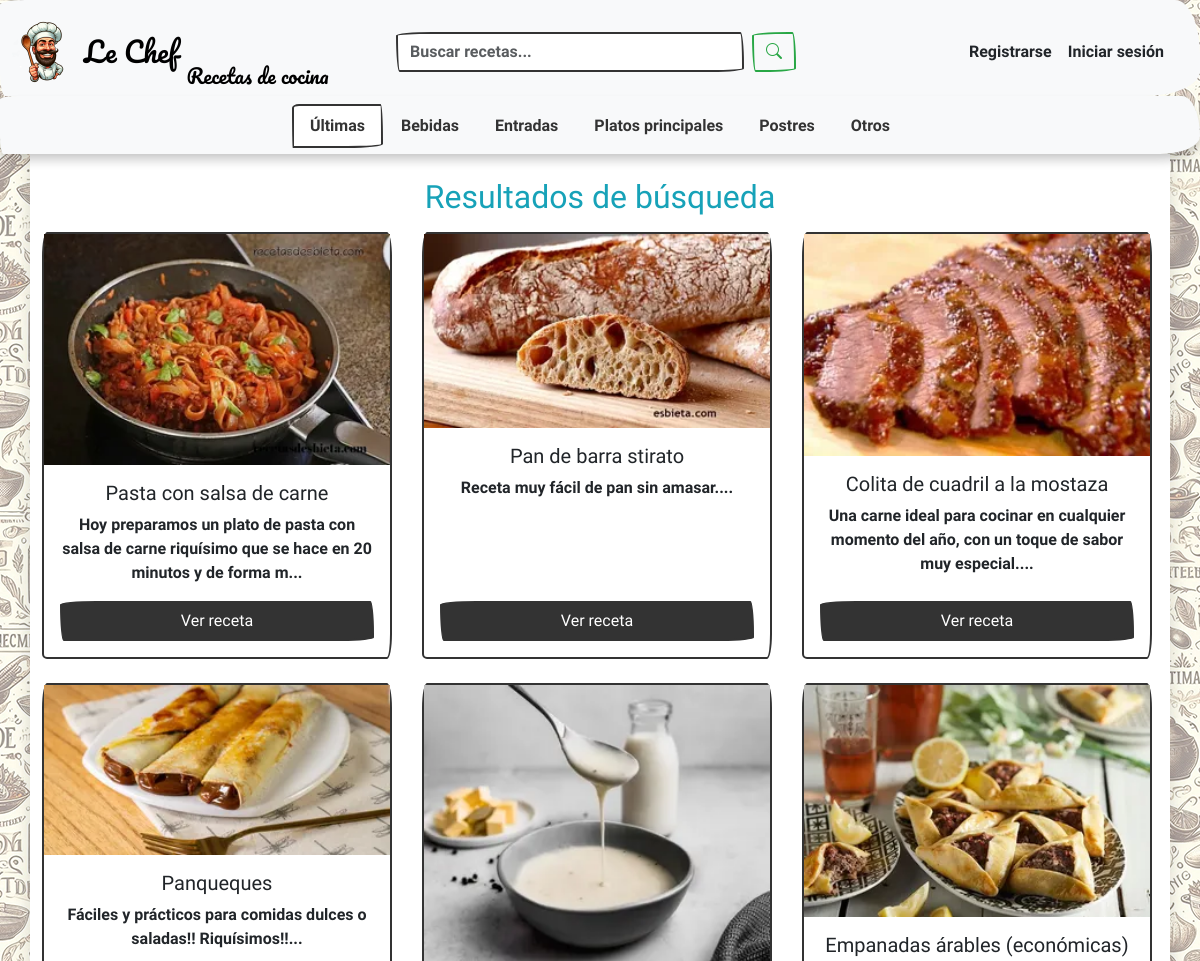
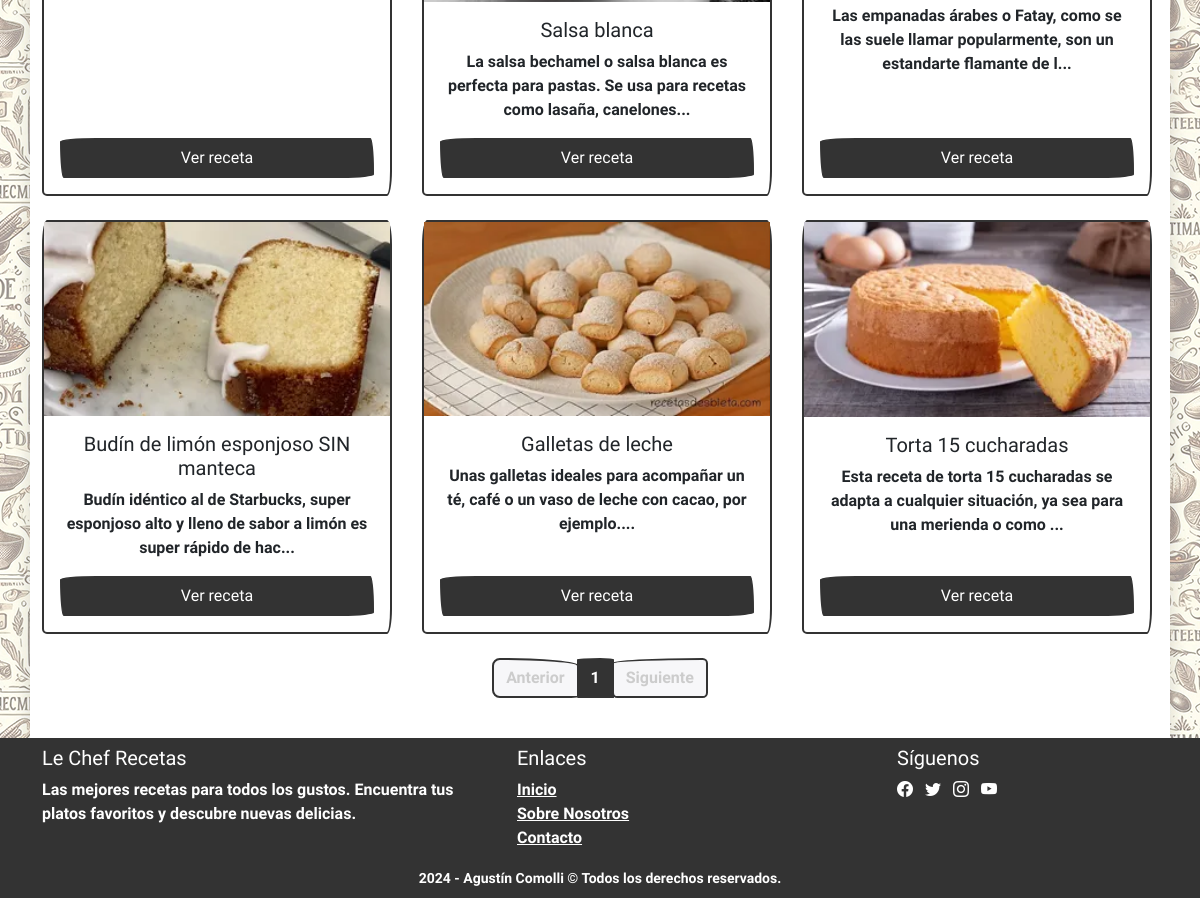
Screenshot of /search with the database file from the repository (2 pictures, top to bottom).
### app/models/categories.py (models this page shows, shortened)
class Category(db.Model):
    __tablename__ = "categories"
    id = db.Column(db.Integer, primary_key=True)
    name = db.Column(db.String(30), nullable=False)
    image_url = db.Column(db.String(200), nullable=False)
    recipes = db.relationship("Recipe", back_populates="category",
                              lazy="dynamic", cascade="all, delete-orphan")

### app/models/recipes.py (models this page shows, shortened)
class Recipe(db.Model):
    __tablename__ = "recipes"
    id = db.Column(db.Integer, primary_key=True)
    title = db.Column(db.String(), nullable=False)
    description = db.Column(db.String(100))
    created_at = db.Column(db.DateTime(), nullable=False,
                           server_default=db.func.current_timestamp())
    image_url = db.Column(db.String(200), nullable=False)
    servings = db.Column(db.Integer)
    prep_time = db.Column(db.Integer)
    prep_time_unit = db.Column(db.String(10))
    cook_time = db.Column(db.Integer)
    cook_time_unit = db.Column(db.String(10))
    user_id = db.Column(db.Integer, db.ForeignKey("users.id"), nullable=False)
    user = db.relationship("User", back_populates="recipes")
    category_id = db.Column(db.Integer, db.ForeignKey("categories.id"),
                            nullable=False)
    category = db.relationship("Category", back_populates="categories")
    ingredients = db.relationship("Ingredient", back_populates="recipe",
                                  lazy="dynamic", cascade="all, delete-orphan")
    steps = db.relationship("Step", back_populates="step",
                            lazy="dynamic", cascade="all, delete-orphan")

### app/routes/main.py (the view)
@main.route("/search", methods=["GET"])
def search():
    query = request.args.get("query")
    page = request.args.get("page", 1, type=int)
    per_page = 20
    recipes, total_count = get_recipes(page, per_page, search_query=query)
    total_pages = ceil(total_count / per_page)
    return render_template('search.html',
                           recipes=recipes,
                           query=query,
                           page=page,
                           total_pages=total_pages)

### app/utils/database.py (called while the page is built)
def get_categories() -> list[str]:
    result = db.session.execute(text("SELECT * FROM categories;"))
    categories = [{"id": category[0], "name": category[1], "image_url": category[2]}
                  for category in result.fetchall()]
    return categories

### app/templates/search.html (shortened to what this page needs)
{% extends "base.html" %}
{% block main %}
{% if recipes|length == 0 %}
<div class="text-center mt-3">
    <img src="{{ url_for('static', filename='images/no-recipes.webp') }}" width="300px" alt="No hay recetas"
        class="img-fluid mb-4 rounded shadow-lg">
    <h2 class="text-danger">No se encontraron resultados para tu búsqueda</h2>
</div>
{% else %}
<h2 class="mb-3 text-info">Resultados de búsqueda</h2>
<div class="row justify-content-center">
    {% for recipe in recipes %}
    <div class="col-md-4 mb-4">
        <div class="card h-100">
            <img src="{{ recipe.image_url }}" alt="{{ recipe.title }}">
            <div class="card-body d-flex flex-column">
                <h5 class="card-title">{{ recipe.title }}</h5>
                <p class="card-text flex-grow-1">{{ recipe.description[:100] }}...</p>
                <a href="{{ url_for('main.view_recipe', recipe_id=recipe.id) }}" class="btn btn-primary mt-auto">Ver
                    receta</a>
            </div>
        </div>
    </div>
    {% endfor %}
</div>
<nav aria-label="Page navigation">
    <ul class="pagination justify-content-center">
        <li class="page-item {% if page == 1 %}disabled{% endif %}">
            <a class="page-link" href="{{ url_for('main.search', q=query, page=page-1) if page > 1 else '#' }}"
                tabindex="-1" {% if page==1 %}aria-disabled="true" {% endif %}>Anterior</a>
        </li>
        {% for i in range(1, total_pages + 1) %}
        <li class="page-item {% if page == i %}active{% endif %}">
            <a class="page-link" href="{{ url_for('main.search', q=query, page=i) }}">{{ i }}</a>
        </li>
        {% endfor %}
        <li class="page-item {% if page == total_pages %}disabled{% endif %}">
            <a class="page-link" href="{{ url_for('main.search', q=query, page=page+1) if page < total_pages else '#' }}"
                {% if page==total_pages %}aria-disabled="true" {% endif %}>Siguiente</a>
        </li>
    </ul>
</nav>
{% endif %}
{% endblock %}

### app/templates/base.html (shortened to what this page needs)
<!DOCTYPE html>
<html lang="es">
<head>
  <link rel="stylesheet" href="{{ url_for('static', filename='styles/bootstrap/bootstrap.min.css') }}">
  <link rel="stylesheet" href="{{ url_for('static', filename='styles/bootstrap/bootstrap-icons.min.css') }}">
  <link rel="stylesheet" href="{{ url_for('static', filename='/styles/styles.css') }}">
</head>
<body class="d-flex flex-column justify-content-center min-vh-100">
  <header>
    <nav class="navbar navbar-expand-lg bg-body-tertiary pb-0 border-0">
      <div class="container-fluid">
        <div class="d-flex align-items-center justify-content-between w-100">
          <div class="equal-width d-flex justify-content-start">
            <a href="/" class="navbar-brand d-flex align-items-center">
              <img class="rounded-circle" src="{{ url_for('static', filename='images/le-chef.webp') }}" alt="Logo"
                height="64" width="64">
              <span class="ms-2 fs-3">Le Chef</span>
              <span class="mt-5 ms-2 fs-5 align-self-end d-none d-lg-inline fw-light">Recetas de cocina</span>
            </a>
          </div>
          <form class="d-none d-sm-flex mx-2 mt-2 mt-lg-0 search-bar" role="search"
            action="{{ url_for('main.search') }}" method="GET">
            <input name="query" class="form-control me-2" type="search" placeholder="Buscar recetas..." aria-label="Search">
            <button class="btn btn-outline-success" type="submit">
              <i class="bi bi-search"></i>
            </button>
          </form>
          <div class="equal-width d-flex justify-content-end align-items-center">
            {% if session["user_id"] %}
            <div class="d-none d-sm-flex me-3 align-items-center">
              <ul class="navbar-nav ms-auto">
                <li class="nav-item"><a href="/recipe/new" class="nav-link">Agregar receta</a></li>
                <li class="nav-item"><a href="/my_recipes" class="nav-link">Mis recetas</a></li>
              </ul>
              <ul class="navbar-nav ms-auto mt-2">
                <li class="nav-item dropdown" title="User Info">
                  <a class="nav-link dropdown-toggle" href="#" role="button" data-bs-toggle="dropdown"
                    aria-expanded="false">
                    <img class="border border-warning rounded-circle bg-warning bg-opacity-25 p-1"
 alt="Imagen de perfil" width="48"
                      height="48" title="{{ session['username'] }}">
                  </a>
                  <ul class="dropdown-menu dropdown-menu-end">
                    <li class="nav-item"><a class="dropdown-item" href="/account">Mi cuenta</a></li>
                    <li>
                      <hr class="dropdown-divider">
                    </li>
                    <li class="nav-item"><a class="dropdown-item" href="/logout">Cerrar sesión</a></li>
                  </ul>
                </li>
              </ul>
            </div>
            {% else %}
            <div class="d-none d-lg-flex me-3">
              <a href="/register" class="nav-link me-3">Registrarse</a>
              <a href="/login" class="nav-link">Iniciar sesión</a>
            </div>
            {% endif %}
          </div>
        </div>
      </div>
    </nav>
    <nav class="navbar bg-body-tertiary border-0 pt-0" id="categories">
      <div class="container-fluid">
        <ul class="nav nav-tabs border-bottom-0 justify-content-center w-100 mt-2">
          <li class="nav-item">
            <a class="nav-link {% if not current_category %}active{% endif %}"
              href="{{ url_for('main.index') }}">Últimas</a>
          </li>
          {% for category in categories %}
          <li class="nav-item">
            <a class="nav-link {% if current_category == category.id %}active{% endif %}"
              href="{{ url_for('main.index', category_id=category.id) }}">{{ category.name }}</a>
          </li>
          {% endfor %}
        </ul>
      </div>
    </nav>
  </header>
  <main class="flex-grow-1 container py-4 text-center sm-border shadow">
    {% block main %}
    {% endblock %}
  </main>
  <footer class="bg-primary text-light pb-2">
    <div class="container mt-0 pt-2">
      <div class="row">
        <div class="col-md-5 mb-0">
          <h5>Le Chef Recetas</h5>
          <p>
            Las mejores recetas para todos los gustos. Encuentra tus platos favoritos y descubre nuevas delicias.
          </p>
        </div>
        <div class="col-md-4 mb-0">
          <h5>Enlaces</h5>
          <ul class="list-unstyled">
            <li><a href="/" class="text-light">Inicio</a></li>
            <li><a href="#" class="text-light">Sobre Nosotros</a></li>
            <li><a href="/contact" class="text-light">Contacto</a></li>
          </ul>
        </div>
        <div class="col-md-3 mb-0">
          <h5>Síguenos</h5>
          <a href="#" class="text-light me-2"><i class="bi bi-facebook"></i></a>
          <a href="#" class="text-light me-2"><i class="bi bi-twitter"></i></a>
          <a href="#" class="text-light me-2"><i class="bi bi-instagram"></i></a>
          <a href="#" class="text-light me-2"><i class="bi bi-youtube"></i></a>
        </div>
        <div class="text-center pt-2 pt-sm-0">
          <span><small>2024 - Agustín Comolli &copy; Todos los derechos reservados.</small></span>
        </div>
      </div>
    </div>
  </footer>
</body>
</html>

### app/static/styles/styles.css (style rules this page uses)
body { background-color: white; }
main { background-color: white; }
form { max-width: 450px; }
#categories { box-shadow: 0 0.5rem 0.5rem rgba(0, 0, 0, 0.15), 0 0.125rem 0.25rem rgba(0, 0, 0, 0.075); }
.navbar-brand { font-family: 'Pacifico', cursive; max-width: 100%; }
.search-bar { width: 300px; }
.equal-width { flex: 1 0 0; }
.card { max-width: 350px; }
@media screen and (min-width: 450px) { body { background-image: url("../images/background.webp"); background-repeat: repeat; } }
@media screen and (min-width: 450px) { .search-bar { width: 400px; } }

### rows the page displays
Category: name "Bebidas"
Category: name "Entradas"
Category: name "Platos principales"
Category: name "Postres"
Category: name "Otros"
Recipe: image_url (picture), title "Pasta con salsa de carne", description "Hoy preparamos un plato de pasta con salsa de carne riquísimo que se hace en 20 minutos y de forma m"
Recipe: image_url (picture), title "Pan de barra stirato", description "Receta muy fácil de pan sin amasar."
Recipe: image_url (picture), title "Colita de cuadril a la mostaza", description "Una carne ideal para cocinar en cualquier momento del año, con un toque de sabor muy especial."
Recipe: image_url (picture), title "Panqueques", description "Fáciles y prácticos para comidas dulces o saladas!! Riquísimos!!"
Recipe: image_url (picture), title "Salsa blanca", description "La salsa bechamel o salsa blanca es perfecta para pastas. Se usa para recetas como lasaña, canelones"
Recipe: image_url (picture), title "Empanadas árables (económicas)", description "Las empanadas árabes o Fatay, como se las suele llamar popularmente, son un estandarte flamante de l"
Recipe: image_url (picture), title "Budín de limón esponjoso SIN manteca", description "Budín idéntico al de Starbucks, super esponjoso alto y lleno de sabor a limón es super rápido de hac"
Recipe: image_url (picture), title "Galletas de leche", description "Unas galletas ideales para acompañar un té, café o un vaso de leche con cacao, por ejemplo."
Recipe: image_url (picture), title "Torta 15 cucharadas", description "Esta receta de torta 15 cucharadas se adapta a cualquier situación, ya sea para una merienda o como"

### other values shown
{{ i }} "1"
